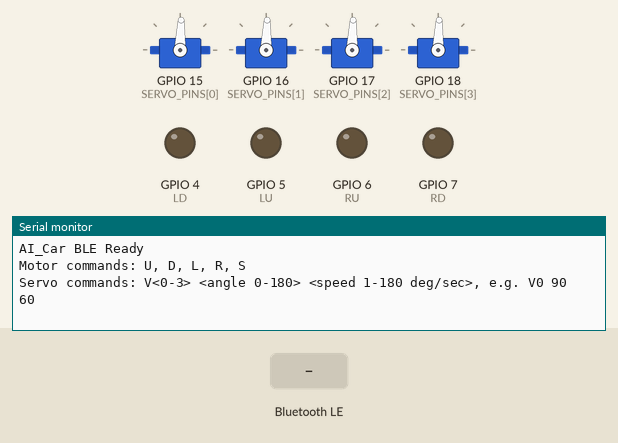
The sketch below on a simulated ESP32. On the bench: 4 × servo, output pins drawn as LEDs (lit = HIGH), the last lines printed to the serial monitor. The inputs (shaded band) are chosen by the test bench. Nothing arrives over Bluetooth unless stated; servo pulses on a pin are drawn as a servo (544–2400 µs = 0–180°); a phone connects over Bluetooth LE 3 s after start.

Above: at 1.2 s.
1.3 s: Bluetooth LE write "V" received
At 2.5 s:
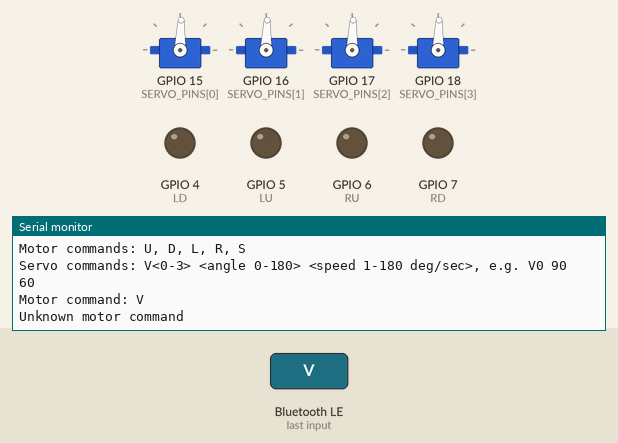
2.8 s: Bluetooth LE write "0" received
At 2.96 s:
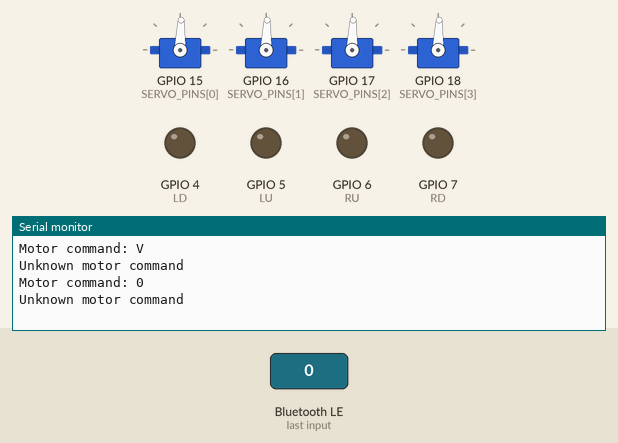

The sketch:

AI_CAR.ino
```cpp
#include <BLEDevice.h>
#include <BLEServer.h>
#include <BLEUtils.h>
#include <BLE2902.h>
#include <string.h>

BLEServer* pServer = nullptr;
BLECharacteristic* pCharacteristic = nullptr;

bool deviceConnected = false;

const int IN1 = 4;
const int IN2 = 5;
const int IN3 = 6;
const int IN4 = 7;

// Keep the existing wheel mapping unchanged.
const int LU = IN2;
const int LD = IN1;
const int RU = IN3;
const int RD = IN4;

const int NUM_SERVOS = 4;
const int SERVO_PINS[NUM_SERVOS] = {15, 16, 17, 18};

// Servo PWM: 50 Hz, 14-bit, pulse 500..2400 us (same range as before).
const int SERVO_FREQ_HZ = 50;
const int SERVO_PWM_BITS = 14;
const int SERVO_MIN_US = 500;
const int SERVO_MAX_US = 2400;

void writeServo(int index, int angle) {
  uint32_t us = SERVO_MIN_US + (uint32_t)angle * (SERVO_MAX_US - SERVO_MIN_US) / 180;
  uint32_t duty = (uint64_t)us * ((1UL << SERVO_PWM_BITS) - 1) / (1000000UL / SERVO_FREQ_HZ);
  ledcWrite(SERVO_PINS[index], duty);
}

int currentAngles[NUM_SERVOS] = {90, 90, 90, 90};
int targetAngles[NUM_SERVOS] = {90, 90, 90, 90};
int servoSpeeds[NUM_SERVOS] = {60, 60, 60, 60};  // degrees per second
unsigned long lastServoUpdate[NUM_SERVOS] = {0, 0, 0, 0};

void motors(int lu, int ld, int ru, int rd) {
  digitalWrite(LU, LOW);
  digitalWrite(LD, LOW);
  digitalWrite(RU, LOW);
  digitalWrite(RD, LOW);

  digitalWrite(LU, lu);
  digitalWrite(LD, ld);
  digitalWrite(RU, ru);
  digitalWrite(RD, rd);
}

void handleCommand(String message) {
  message.trim();
  if (message.length() == 0) return;

  // Motor commands: U, D, L, R, S
  if (message.length() == 1) {
    char command = message.charAt(0);
    Serial.print("Motor command: ");
    Serial.println(command);

    switch (command) {
      case 'U': motors(1, 0, 1, 0); break;
      case 'D': motors(0, 1, 0, 1); break;
      case 'L': motors(0, 1, 1, 0); break;
      case 'R': motors(1, 0, 0, 1); break;
      case 'S': motors(0, 0, 0, 0); break;
      default: Serial.println("Unknown motor command"); break;
    }
    return;
  }

  // Servo command format: V<servo-index> <angle> <speed deg/sec>
  // Examples: V0 90 60, V1 120 30, V3 160 120
  if (message.charAt(0) == 'V') {
    int servoIndex = -1;
    int angle = -1;
    int speed = -1;

    if (sscanf(message.c_str(), "V%d %d %d", &servoIndex, &angle, &speed) == 3) {
      if (servoIndex >= 0 && servoIndex < NUM_SERVOS &&
          angle >= 0 && angle <= 180 &&
          speed >= 1 && speed <= 180) {
        targetAngles[servoIndex] = angle;
        servoSpeeds[servoIndex] = speed;
        Serial.printf("Servo %d | Target: %d | Speed: %d deg/sec\n",
                      servoIndex, angle, speed);
      } else {
        Serial.println("Servo index, angle or speed out of range");
      }
    } else {
      Serial.println("Invalid servo command. Use: V0 90 60");
    }
  }
}

// Moves each servo 1 degree at a time toward its target at its set speed.
void updateServos() {
  unsigned long now = millis();

  for (int i = 0; i < NUM_SERVOS; i++) {
    if (currentAngles[i] == targetAngles[i]) continue;

    unsigned long interval = 1000UL / servoSpeeds[i];

    if (now - lastServoUpdate[i] >= interval) {
      lastServoUpdate[i] = now;

      if (currentAngles[i] < targetAngles[i]) currentAngles[i]++;
      else currentAngles[i]--;

      writeServo(i, currentAngles[i]);
    }
  }
}

class ServerCallbacks : public BLEServerCallbacks {
  void onConnect(BLEServer* server) override {
    deviceConnected = true;
    Serial.println("BLE Client Connected");
  }

  void onDisconnect(BLEServer* server) override {
    deviceConnected = false;
    motors(0, 0, 0, 0);
    Serial.println("BLE Client Disconnected");
    BLEDevice::startAdvertising();
  }
};

class CharacteristicCallbacks : public BLECharacteristicCallbacks {
  void onWrite(BLECharacteristic* characteristic) override {
    String received = characteristic->getValue();

    if (received.length() == 0) return;

    handleCommand(received);
  }
};

void setup() {
  Serial.begin(115200);

  pinMode(LU, OUTPUT);
  pinMode(LD, OUTPUT);
  pinMode(RU, OUTPUT);
  pinMode(RD, OUTPUT);
  motors(0, 0, 0, 0);

  // Servo PWM setup (50 Hz, direct LEDC). Servos must use an external 5V supply.
  for (int i = 0; i < NUM_SERVOS; i++) {
    if (!ledcAttach(SERVO_PINS[i], SERVO_FREQ_HZ, SERVO_PWM_BITS)) {
      Serial.printf("ERROR: could not attach servo %d on pin %d\n", i, SERVO_PINS[i]);
    }
    writeServo(i, 90);
  }

  BLEDevice::init("AI_Car");

  pServer = BLEDevice::createServer();
  pServer->setCallbacks(new ServerCallbacks());

  BLEService* pService =
    pServer->createService("12345678-1234-1234-1234-1234567890AB");

  pCharacteristic = pService->createCharacteristic(
    "87654321-4321-4321-4321-BA0987654321",
    BLECharacteristic::PROPERTY_WRITE |
    BLECharacteristic::PROPERTY_WRITE_NR
  );

  pCharacteristic->setCallbacks(new CharacteristicCallbacks());

  pService->start();

  BLEAdvertising* pAdvertising = BLEDevice::getAdvertising();
  pAdvertising->addServiceUUID("12345678-1234-1234-1234-1234567890AB");
  pAdvertising->start();

  Serial.println("AI_Car BLE Ready");
  Serial.println("Motor commands: U, D, L, R, S");
  Serial.println("Servo commands: V<0-3> <angle 0-180> <speed 1-180 deg/sec>, e.g. V0 90 60");
}

void loop() {
  updateServos();
  delay(2);
}
```

Measured:
- after the input at 1.3 s, the serial monitor: prints a new line at once (image 1)
- after the input at 2.8 s, the serial monitor: prints a new line at once (image 2)
